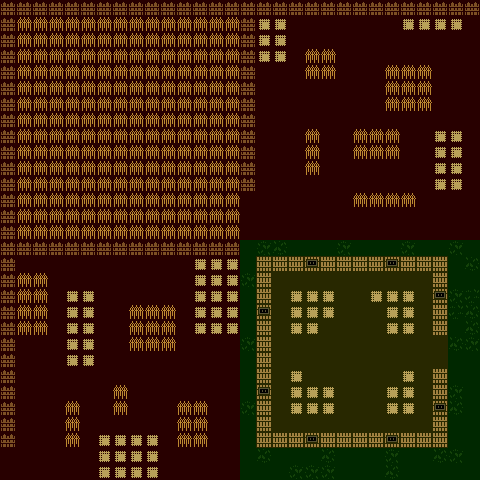

Tiled map render using the project's own tile images. Description and the map definition, with tile-layer contents summarised, below:
An orthogonal 30x30 tile map with 16x16 px tiles, 3 tile layers (floor, wall, units), 1 hidden layer not drawn.

<map version="1.10" tiledversion="2025.05.05" orientation="orthogonal" renderorder="right-down" width="30" height="30" tilewidth="16" tileheight="16" infinite="0" nextlayerid="7" nextobjectid="1">
 <tileset firstgid="1" source="../../tiles/battle/farm.tsx" />
 <layer id="1" name="floor" width="30" height="30">
  <data>[900 cells, 900 non-empty, 6 distinct tile ids]</data>
 </layer>
 <layer id="3" name="wall" width="30" height="30">
  <data>[900 cells, 456 non-empty, 5 distinct tile ids]</data>
 </layer>
 <layer id="6" name="roof" width="30" height="30" visible="0">
  <data>[900 cells, 144 non-empty, 1 distinct tile ids]</data>
 </layer>
 <layer id="4" name="units" width="30" height="30">
  <data>[900 cells, 0 non-empty, 0 distinct tile ids]</data>
 </layer>
</map>
